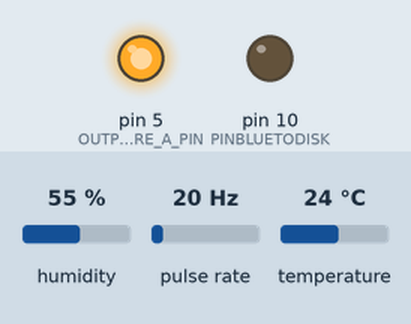
This sketch was run on a simulated Arduino Leonardo, built with avr-gcc and run on an emulated ATmega32U4. Shown: output pins drawn as LEDs (lit = HIGH). Wiring (inferred from the names in the program): pulse sensor: data pin 13; HTU21/Si7021 sensor at I2C address 0x40. The inputs (shaded band) are chosen by the test bench; at power-on: pulse rate 20 Hz, temperature 24 °C, humidity 55 %. Sleep ends after the set time or at an interrupt; what the sketch prints to the serial monitor is not drawn.

Above: at 1.2 s.
1.3 s: pulse rate (sensor on pin 13) set to 125 Hz
At 15.2 s:
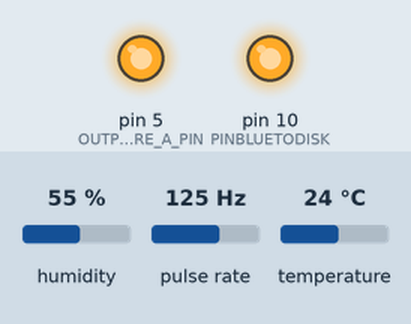
15.3 s: pulse rate (sensor on pin 13) set to 121 Hz
29.3 s: temperature set to 12 °C
At 30.05 s:
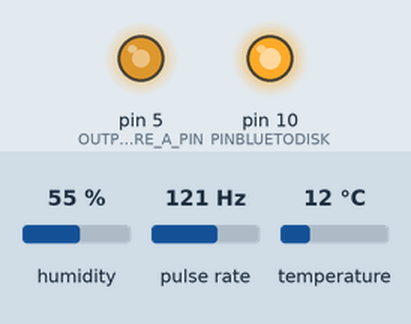
32.8 s: humidity set to 40 %
Timing chart, 0 to 61.8 s (numbered marks = the images above; inputs shaded):
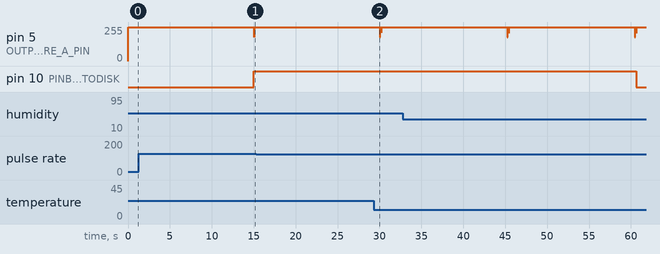

The sketch:

plata_anya_room_t_uvl_HTU21D_JDY18_temp_2022.3.3.ino
```cpp
/**********************************************************************************************************
Версия 2022.7.1 - год. месяц.номер версии 02/03/2022
Изменения:
-вводим режим POWERDOWN
-данные готова. Осталось научить плату засыпать
-добавил ПИН. который переключает блуту модуль JDY18 в AT-режим
-чистка от комментариев черновиков
-ввел переменную давления для отправки на основную плату
-пробую автоподключение
-подключили блу ту
- подключили модуль
// AltSoftSerial always uses these pins://
// Board          Transmit  Receive   PWM Unusable
// -----          --------  -------   ------------
// Arduino Uno        9         8         10
************************************************** ************************************************** *****
 Подгружаем библиотеки
/**********************************************************************************************************/
#include "GyverHTU21D.h"
#include "AltSoftSerial.h"  //аналог софтсериал - для работы с блуту модулем
#include "GyverPower.h"     //подгружаем библиотеку ввода в режим сна

// Определяем константы
/**********************************************************************************************************/
#define MSFB 55           //MAX_SIMVOLOV_FROM_BL - максим кол-во символов с блуту
#define PASSBLUE "99999"  //пароль доступа для подключения через blue
#define PINBLUETODISK 10  //номер ПИН-а
#define PINLED13 13       //номер ПИН-а

/**********************************************************************************************************/
/**********************************************************************************************************
 Определяем переменные
/**********************************************************************************************************/
/*******************************/
//переменные для for blue:
int8_t buffIntAlt;          //считали данные из блуту в инте
int8_t nBlCtd;              //счетчик соединения блуту
char bufferalalt[MSFB];     //буферные данные, полученные от платы блуту
boolean passblue = false;   //metka pass введен
boolean statconnector = false;//подключен ли кто либо
boolean statled = false;    //статус светодиода 13
uint32_t myTimerStat = 0;   //нужен для таймера
uint32_t myTimerPass = 0;   //нужен для таймера
uint32_t timeMetkapass = 0; //определяет когда отключать пользователя. При = 2 идет отключение связи блуту;
boolean connectorOk = false;
boolean blueDataFlag;       //флаг получения данных с блуту платы
uint32_t myTimerStat2 = 0;
String strData = "";
String tanya = "";          //температура из датчика
String panya = "";          //давление из датчика
boolean recievedFlag;       //флаг получения данных
uint32_t timeForPodkl = 0;  //таймер подключения блуту
/**********************************************************************************************************
 объявляем объекты
/**********************************************************************************************************/
AltSoftSerial altSerial;    // инициализируем объект алтсериал для блуту
GyverHTU21D htu;            // библиотека работы с модулем htu21d
/*********************************************************************************************************/
/**********************************************************************************************************
Начало
/**********************************************************************************************************/

void setup() {
  pinMode(PINBLUETODISK, OUTPUT);
  pinMode(PINLED13, OUTPUT);
  Serial.begin(9600);
  htu.begin();          // запустить датчик
  Serial.begin(9600);
  altSerial.begin(9600);
  nBlCtd = 0;            //обнулили счетчик соединения с блуту. Как только достигает опред значение. происходит сброс
  power.autoCalibrate(); // автоматическая калибровка режима сна
  power.setSleepMode(POWERDOWN_SLEEP);//режим сна

  while (!Serial) { };  // wait for serial port to connect. Needed for native USB port only
//  while (!altSerial) { };  // wait for serial port to connect. Needed for native USB port only

}                       //end setup

void loop() {
 digitalWrite(PINLED13, HIGH);

/**********************************************************************/
//Работаем с блуту - подключаем, проверяем авторизацию - переписываю код
/**********************************************************************/

  while (altSerial.available() > 0) {     //смотрим поступало ли что по блу-ту
        buffIntAlt = altSerial.read();//считали данные из блуту в инте
//        Serial.print("buffIntAlt: ");Serial.println(buffIntAlt);
        int lengthBuf = strlen(bufferalalt);//опеределяем заполненность буфера данных из блуту, чтобы не было больше максимального
        //bufferalalt
        if (lengthBuf < MSFB) { //проверка на максимальное значение полученых данных
          if (((buffIntAlt > 47) && (buffIntAlt < 58)) || ((buffIntAlt > 64) && (buffIntAlt < 91)) || ((buffIntAlt > 96) && (buffIntAlt < 123))) //отсеиваем сторонние символы
            {
              bufferalalt[lengthBuf] = (char)buffIntAlt;//записали очередной полученный символ
            }
        }
        blueDataFlag = true; //что-то поступило
        delay(2);
  }
  if (blueDataFlag) { //если данные прилетели из блуту
        Serial.print("Исходник с блуту char: ");Serial.println(bufferalalt);
        memset(bufferalalt, 0, strlen(bufferalalt)); //я так очищаю буфер, каждую ячейку
 //       delay(20);
        blueDataFlag = false;
 //       delay(10);
      }

/***************************************************************/
//проверяем статус подключения блуту
/***************************************************************/
//statled = !statled;
//digitalWrite(PINLED13, statled = !statled); delay(2500);

if (millis() - timeForPodkl >= 15000) {
      digitalWrite(PINBLUETODISK, HIGH);         //переводим блуту модуль в режим подключения
      altSerial.print("AT+CONN200509210675\r\n");//соед с блуту по Маку
      delay(2);
      if (htu.readTick()) {
        Serial.print("Температура датчика Ани (tanya): ");Serial.println(htu.getTemperature()); delay(50);
        tanya = "tanya=" + String(htu.getTemperature()); //получили температуру из аниной комнаты
        altSerial.println(tanya); delay(50);
        Serial.print("Влажность датчика Ани (panya): ");Serial.println(htu.getHumidity()); delay(50);
        panya = "panya=" + String(htu.getHumidity());
        altSerial.println(panya); delay(50);
//       Serial.print(tanya); Serial.println(panya);
      }
      nBlCtd = nBlCtd + 1; Serial.print("счетчик бл ");Serial.println(nBlCtd);
      timeForPodkl = millis();

}
if (nBlCtd >= 4) {                               //
  digitalWrite(PINBLUETODISK, LOW);              //переводим модуль получения в режим приема AT-команд
  altSerial.print("AT+DISC\r\n");  delay(5);     //Пробуем разорвать соединение
  Serial.println("пробую выкл бл");
  nBlCtd = 0;
  digitalWrite(PINLED13, LOW);
  delay(1000);
  power.sleepDelay(300000);               // спим 1.5 секунды
}

/***************************************************************/
//конец проверки статуса подключения блуту
/***************************************************************/
}
```

AltSoftSerial.cpp
```cpp
// (licence header left out)
// Revisions are now tracked on GitHub
// https://github.com/PaulStoffregen/AltSoftSerial
//
// Version 1.2: Support Teensy 3.x
//
// Version 1.1: Improve performance in receiver code
//
// Version 1.0: Initial Release


#include "AltSoftSerial.h"
#include "config/AltSoftSerial_Boards.h"
#include "config/AltSoftSerial_Timers.h"

/****************************************/
/**          Initialization            **/
/****************************************/

static uint16_t ticks_per_bit=0;
bool AltSoftSerial::timing_error=false;

static uint8_t rx_state;
static uint8_t rx_byte;
static uint8_t rx_bit = 0;
static uint16_t rx_target;
static uint16_t rx_stop_ticks=0;
static volatile uint8_t rx_buffer_head;
static volatile uint8_t rx_buffer_tail;
#define RX_BUFFER_SIZE 80
static volatile uint8_t rx_buffer[RX_BUFFER_SIZE];

static volatile uint8_t tx_state=0;
static uint8_t tx_byte;
static uint8_t tx_bit;
static volatile uint8_t tx_buffer_head;
static volatile uint8_t tx_buffer_tail;
#define TX_BUFFER_SIZE 68
static volatile uint8_t tx_buffer[TX_BUFFER_SIZE];


#ifndef INPUT_PULLUP
#define INPUT_PULLUP INPUT
#endif

#define MAX_COUNTS_PER_BIT  6241  // 65536 / 10.5

void AltSoftSerial::init(uint32_t cycles_per_bit)
{
	//Serial.printf("cycles_per_bit = %d\n", cycles_per_bit);
	if (cycles_per_bit < MAX_COUNTS_PER_BIT) {
		CONFIG_TIMER_NOPRESCALE();
	} else {
		cycles_per_bit /= 8;
		//Serial.printf("cycles_per_bit/8 = %d\n", cycles_per_bit);
		if (cycles_per_bit < MAX_COUNTS_PER_BIT) {
			CONFIG_TIMER_PRESCALE_8();
		} else {
#if defined(CONFIG_TIMER_PRESCALE_256)
			cycles_per_bit /= 32;
			//Serial.printf("cycles_per_bit/256 = %d\n", cycles_per_bit);
			if (cycles_per_bit < MAX_COUNTS_PER_BIT) {
				CONFIG_TIMER_PRESCALE_256();
			} else {
				return; // baud rate too low for AltSoftSerial
			}
#elif defined(CONFIG_TIMER_PRESCALE_128)
			cycles_per_bit /= 16;
			//Serial.printf("cycles_per_bit/128 = %d\n", cycles_per_bit);
			if (cycles_per_bit < MAX_COUNTS_PER_BIT) {
				CONFIG_TIMER_PRESCALE_128();
			} else {
				return; // baud rate too low for AltSoftSerial
			}
#else
			return; // baud rate too low for AltSoftSerial
#endif
		}
	}
	ticks_per_bit = cycles_per_bit;
	rx_stop_ticks = cycles_per_bit * 37 / 4;
	pinMode(INPUT_CAPTURE_PIN, INPUT_PULLUP);
	digitalWrite(OUTPUT_COMPARE_A_PIN, HIGH);
	pinMode(OUTPUT_COMPARE_A_PIN, OUTPUT);
	rx_state = 0;
	rx_buffer_head = 0;
	rx_buffer_tail = 0;
	tx_state = 0;
	tx_buffer_head = 0;
	tx_buffer_tail = 0;
	ENABLE_INT_INPUT_CAPTURE();
}

void AltSoftSerial::end(void)
{
	DISABLE_INT_COMPARE_B();
	DISABLE_INT_INPUT_CAPTURE();
	flushInput();
	flushOutput();
	DISABLE_INT_COMPARE_A();
	// TODO: restore timer to original settings?
}


/****************************************/
/**           Transmission             **/
/****************************************/

void AltSoftSerial::writeByte(uint8_t b)
{
	uint8_t intr_state, head;

	head = tx_buffer_head + 1;
	if (head >= TX_BUFFER_SIZE) head = 0;
	while (tx_buffer_tail == head) ; // wait until space in buffer
	intr_state = SREG;
	cli();
	if (tx_state) {
		tx_buffer[head] = b;
		tx_buffer_head = head;
	} else {
		tx_state = 1;
		tx_byte = b;
		tx_bit = 0;
		ENABLE_INT_COMPARE_A();
		CONFIG_MATCH_CLEAR();
		SET_COMPARE_A(GET_TIMER_COUNT() + 16);
	}
	SREG = intr_state;
}


ISR(COMPARE_A_INTERRUPT)
{
	uint8_t state, byte, bit, head, tail;
	uint16_t target;

	state = tx_state;
	byte = tx_byte;
	target = GET_COMPARE_A();
	while (state < 10) {
		target += ticks_per_bit;
		if (state < 9)
			bit = byte & 1;
		else
			bit = 1; // stopbit
		byte >>= 1;
		state++;
		if (bit != tx_bit) {
			if (bit) {
				CONFIG_MATCH_SET();
			} else {
				CONFIG_MATCH_CLEAR();
			}
			SET_COMPARE_A(target);
			tx_bit = bit;
			tx_byte = byte;
			tx_state = state;
			// TODO: how to detect timing_error?
			return;
		}
	}
	head = tx_buffer_head;
	tail = tx_buffer_tail;
	if (head == tail) {
		if (state == 10) {
			// Wait for final stop bit to finish
			tx_state = 11;
			SET_COMPARE_A(target + ticks_per_bit);
		} else {
			tx_state = 0;
			CONFIG_MATCH_NORMAL();
			DISABLE_INT_COMPARE_A();
		}
	} else {
		if (++tail >= TX_BUFFER_SIZE) tail = 0;
		tx_buffer_tail = tail;
		tx_byte = tx_buffer[tail];
		tx_bit = 0;
		CONFIG_MATCH_CLEAR();
		if (state == 10)
			SET_COMPARE_A(target + ticks_per_bit);
		else
			SET_COMPARE_A(GET_TIMER_COUNT() + 16);
		tx_state = 1;
		// TODO: how to detect timing_error?
	}
}

void AltSoftSerial::flushOutput(void)
{
	while (tx_state) /* wait */ ;
}


/****************************************/
/**            Reception               **/
/****************************************/

ISR(CAPTURE_INTERRUPT)
{
	uint8_t state, bit, head;
	uint16_t capture, target;
	uint16_t offset, offset_overflow;

	capture = GET_INPUT_CAPTURE();
	bit = rx_bit;
	if (bit) {
		CONFIG_CAPTURE_FALLING_EDGE();
		rx_bit = 0;
	} else {
		CONFIG_CAPTURE_RISING_EDGE();
		rx_bit = 0x80;
	}
	state = rx_state;
	if (state == 0) {
		if (!bit) {
			uint16_t end = capture + rx_stop_ticks;
			SET_COMPARE_B(end);
			ENABLE_INT_COMPARE_B();
			rx_target = capture + ticks_per_bit + ticks_per_bit/2;
			rx_state = 1;
		}
	} else {
		target = rx_target;
		offset_overflow = 65535 - ticks_per_bit;
		while (1) {
			offset = capture - target;
			if (offset > offset_overflow) break;
			rx_byte = (rx_byte >> 1) | rx_bit;
			target += ticks_per_bit;
			state++;
			if (state >= 9) {
				DISABLE_INT_COMPARE_B();
				head = rx_buffer_head + 1;
				if (head >= RX_BUFFER_SIZE) head = 0;
				if (head != rx_buffer_tail) {
					rx_buffer[head] = rx_byte;
					rx_buffer_head = head;
				}
				CONFIG_CAPTURE_FALLING_EDGE();
				rx_bit = 0;
				rx_state = 0;
				return;
			}
		}
		rx_target = target;
		rx_state = state;
	}
	//if (GET_TIMER_COUNT() - capture > ticks_per_bit) AltSoftSerial::timing_error = true;
}

ISR(COMPARE_B_INTERRUPT)
{
	uint8_t head, state, bit;

	DISABLE_INT_COMPARE_B();
	CONFIG_CAPTURE_FALLING_EDGE();
	state = rx_state;
	bit = rx_bit ^ 0x80;
	while (state < 9) {
		rx_byte = (rx_byte >> 1) | bit;
		state++;
	}
	head = rx_buffer_head + 1;
	if (head >= RX_BUFFER_SIZE) head = 0;
	if (head != rx_buffer_tail) {
		rx_buffer[head] = rx_byte;
		rx_buffer_head = head;
	}
	rx_state = 0;
	CONFIG_CAPTURE_FALLING_EDGE();
	rx_bit = 0;
}


int AltSoftSerial::read(void)
{
	uint8_t head, tail, out;

	head = rx_buffer_head;
	tail = rx_buffer_tail;
	if (head == tail) return -1;
	if (++tail >= RX_BUFFER_SIZE) tail = 0;
	out = rx_buffer[tail];
	rx_buffer_tail = tail;
	return out;
}

int AltSoftSerial::peek(void)
{
	uint8_t head, tail;

	head = rx_buffer_head;
	tail = rx_buffer_tail;
	if (head == tail) return -1;
	if (++tail >= RX_BUFFER_SIZE) tail = 0;
	return rx_buffer[tail];
}

int AltSoftSerial::available(void)
{
	uint8_t head, tail;

	head = rx_buffer_head;
	tail = rx_buffer_tail;
	if (head >= tail) return head - tail;
	return RX_BUFFER_SIZE + head - tail;
}

int AltSoftSerial::availableForWrite(void)
{
	uint8_t head, tail;
	head = tx_buffer_head;
	tail = tx_buffer_tail;

	if (tail > head) return tail - head;
	return TX_BUFFER_SIZE + tail - head;
};

void AltSoftSerial::flushInput(void)
{
	rx_buffer_head = rx_buffer_tail;
}


#ifdef ALTSS_USE_FTM0
void ftm0_isr(void)
{
	uint32_t flags = FTM0_STATUS;
	FTM0_STATUS = 0;
	if (flags & (1<<0) && (FTM0_C0SC & 0x40)) altss_compare_b_interrupt();
	if (flags & (1<<5)) altss_capture_interrupt();
	if (flags & (1<<6) && (FTM0_C6SC & 0x40)) altss_compare_a_interrupt();
}
#endif
```

AltSoftSerial.h
```cpp
// (licence header left out)
#ifndef AltSoftSerial_h
#define AltSoftSerial_h

#include <inttypes.h>

#if ARDUINO >= 100
#include "Arduino.h"
#else
#include "WProgram.h"
#include "pins_arduino.h"
#endif

#if defined(__arm__) && defined(CORE_TEENSY)
#define ALTSS_BASE_FREQ F_BUS
#else
#define ALTSS_BASE_FREQ F_CPU
#endif

class AltSoftSerial : public Stream
{
public:
	AltSoftSerial() { }
	~AltSoftSerial() { end(); }
	static void begin(uint32_t baud) { init((ALTSS_BASE_FREQ + baud / 2) / baud); }
	static void end();
	int peek();
	int read();
	int available();
	int availableForWrite();
#if ARDUINO >= 100
	size_t write(uint8_t byte) { writeByte(byte); return 1; }
	void flush() { flushOutput(); }
#else
	void write(uint8_t byte) { writeByte(byte); }
	void flush() { flushInput(); }
#endif
	using Print::write;
	static void flushInput();
	static void flushOutput();
	// for drop-in compatibility with NewSoftSerial, rxPin & txPin ignored
	AltSoftSerial(uint8_t rxPin, uint8_t txPin, bool inverse = false) { }
	bool listen() { return false; }
	bool isListening() { return true; }
	bool overflow() { bool r = timing_error; timing_error = false; return r; }
	static int library_version() { return 1; }
	static void enable_timer0(bool enable) { }
	static bool timing_error;
private:
	static void init(uint32_t cycles_per_bit);
	static void writeByte(uint8_t byte);
};

#endif
```

powerConstants.h
```cpp
#ifndef powerConstants_h
#define powerConstants_h

/* --- system prescaler --- */
enum prescalers_t {
    PRESCALER_1,
    PRESCALER_2,
    PRESCALER_4,
    PRESCALER_8,
    PRESCALER_16,
    PRESCALER_32,
    PRESCALER_64,
    PRESCALER_128,
    PRESCALER_256,
};

/* --- sleep periods --- */
enum sleepprds_t {
    SLEEP_16MS,
    SLEEP_32MS,
    SLEEP_64MS,
    SLEEP_128MS,
    SLEEP_256MS,
    SLEEP_512MS,
    SLEEP_1024MS,
    SLEEP_2048MS,
    SLEEP_4096MS,
    SLEEP_8192MS,
    SLEEP_FOREVER,
};

/* --- sleep modes --- */
enum sleepmodes_t {
    IDLE_SLEEP	= SLEEP_MODE_IDLE,
    ADC_SLEEP = SLEEP_MODE_ADC,
    POWERDOWN_SLEEP = SLEEP_MODE_PWR_DOWN,
#if defined (SLEEP_MODE_EXT_STANDBY)
    EXTSTANDBY_SLEEP = SLEEP_MODE_EXT_STANDBY,
#endif
#if defined (SLEEP_MODE_PWR_SAVE)
    POWERSAVE_SLEEP = SLEEP_MODE_PWR_SAVE,
#endif
#if defined (SLEEP_MODE_STANDBY)
    STANDBY_SLEEP = SLEEP_MODE_STANDBY
#endif
};

/* --- periphery disable / enable --- */
#if defined(__AVR_ATtiny85__) || defined(__AVR_ATtiny167__) || defined(__AVR_ATtiny84__)
#define PWR_ALL 0xFFFF
#define PWR_LIN _BV(5)
#define PWR_SPI _BV(4)
#define PWR_TIMER1 _BV(3)
#define PWR_TIMER0 _BV(2)
#define PWR_USI _BV(1)
#define PWR_ADC _BV(0)
#else
#define PWR_ALL 0xFFFF
#define PWR_USB _BV(15)
#define PWR_TIMER5 _BV(13)
#define PWR_TIMER4 _BV(12)
#define PWR_TIMER3 _BV(11)
#define PWR_UART3 _BV(10)
#define PWR_UART2 _BV(9)
#define PWR_UART1 _BV(8)
#define PWR_I2C _BV(7)
#define PWR_TIMER2 _BV(6)
#define PWR_TIMER0 _BV(5)
#define PWR_TIMER1 _BV(3)
#define PWR_SPI _BV(2)
#define PWR_UART0 _BV(1)
#define PWR_ADC _BV(0)
#endif

/* Спец. переопределения */
#if defined (WDTIE)
#define WDIE WDTIE
#endif

#if defined (WDTCR)
#define WDTCSR WDTCR
#endif

/* Поддержка millis-correct */
#if defined(__AVR_ATmega328P__) \
|| defined(__AVR_ATmega168__) \
|| defined(__AVR_ATmega1280__) \
|| defined(__AVR_ATmega2560__)
#define MILLIS_CORRECT_IS_SUPPURT
#endif

#endif
```

Source omitted: GyverHTU21D.h (4880 bytes), GyverPower.cpp (5575 bytes), GyverPower.h (6026 bytes), AltSoftSerial_Boards.h (5014 bytes), AltSoftSerial_Timers.h (10082 bytes)
